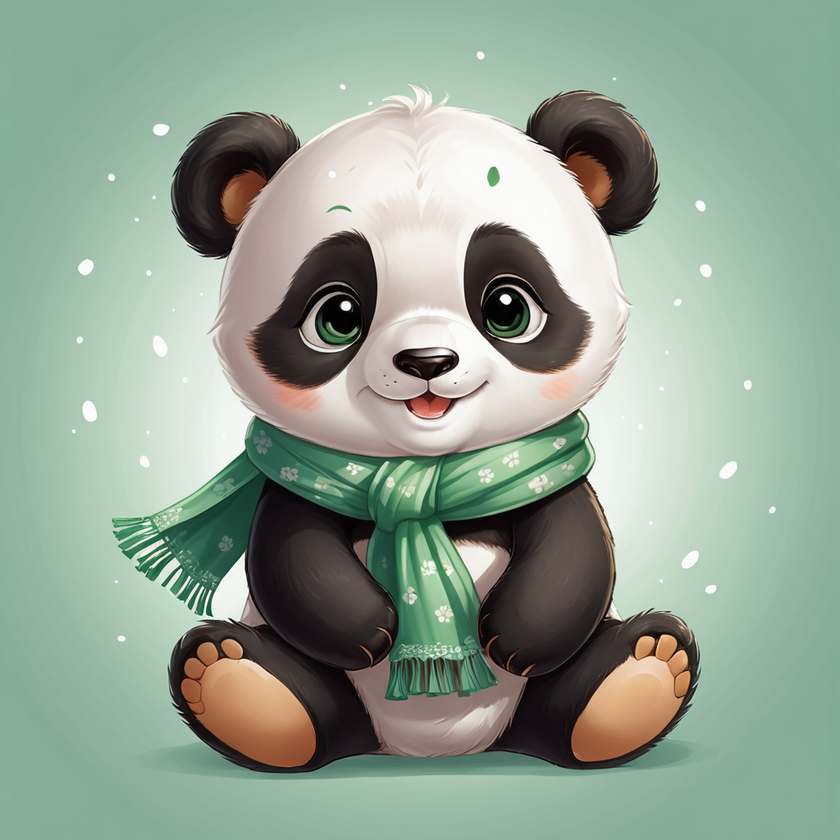
#> input picture KidsAnimationStudio/assets/characters/panda/panda_full.png, 840 x 840 px, shrunk from 1024 x 1024 before the run, found by its file name
$ python refine_panda_mask.py
#> lines starting #> are read from the running program, lines starting #| are printed output that depends on the picture
import cv2
import numpy as np
from PIL import Image

def clean_alpha_cutout():
    path = r"c:\Users\villa\GIT DESKTOP\AIO\KidsAnimationStudio\assets\characters\panda\panda_full.png"
    out_path = r"c:\Users\villa\GIT DESKTOP\AIO\KidsAnimationStudio\assets\characters\panda\body_standing.png"

    img = Image.open(path).convert("RGBA")
    arr = np.array(img)

    # El panda está en el centro. La viñeta verde tiene tonos con G > R y G > B (ej. R: 120-190, G: 160-220, B: 150-210)
    # y saturación verde. El panda es blanco (R~G~B > 220) o negro (R~G~B < 70) o bufanda verde oscura.
    # Usemos GrabCut de OpenCV para un recorte profesional automático perfecto:
    bgr = cv2.cvtColor(arr[:, :, :3], cv2.COLOR_RGB2BGR)
    h, w = bgr.shape[:2]
#> h = 840; w = 840

    mask = np.zeros((h, w), np.uint8)
    # Rectángulo donde sabemos que está el panda
    rect = (120, 90, w - 240, h - 140)
#> rect = (120, 90, 600, 700)

    bgdModel = np.zeros((1, 65), np.float64)
    fgdModel = np.zeros((1, 65), np.float64)

    cv2.grabCut(bgr, mask, rect, bgdModel, fgdModel, 5, cv2.GC_INIT_WITH_RECT)

    # 0 = GC_BGD, 2 = GC_PR_BGD -> Fondo
    # 1 = GC_FGD, 3 = GC_PR_FGD -> Primer plano
    final_mask = np.where((mask == 2) | (mask == 0), 0, 255).astype('uint8')

    # Suavizado de bordes
    final_mask = cv2.GaussianBlur(final_mask, (7, 7), 0)

    arr[:, :, 3] = final_mask
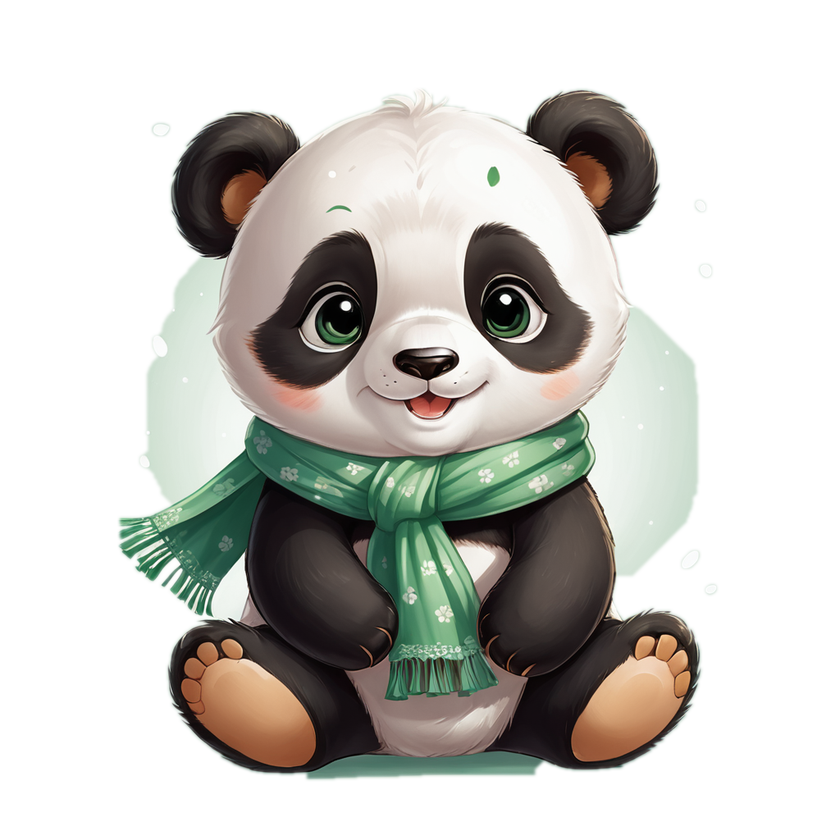
#> arr: shape (840, 840, 4); mean R, G, B, A 145, 162.3, 146.8, 118.6; transparent parts drawn white
    result = Image.fromarray(arr, "RGBA")
    result.save(out_path)
    print("GrabCut completado: recorte impecable de Bao el Panda.")

if __name__ == "__main__":
    clean_alpha_cutout()
